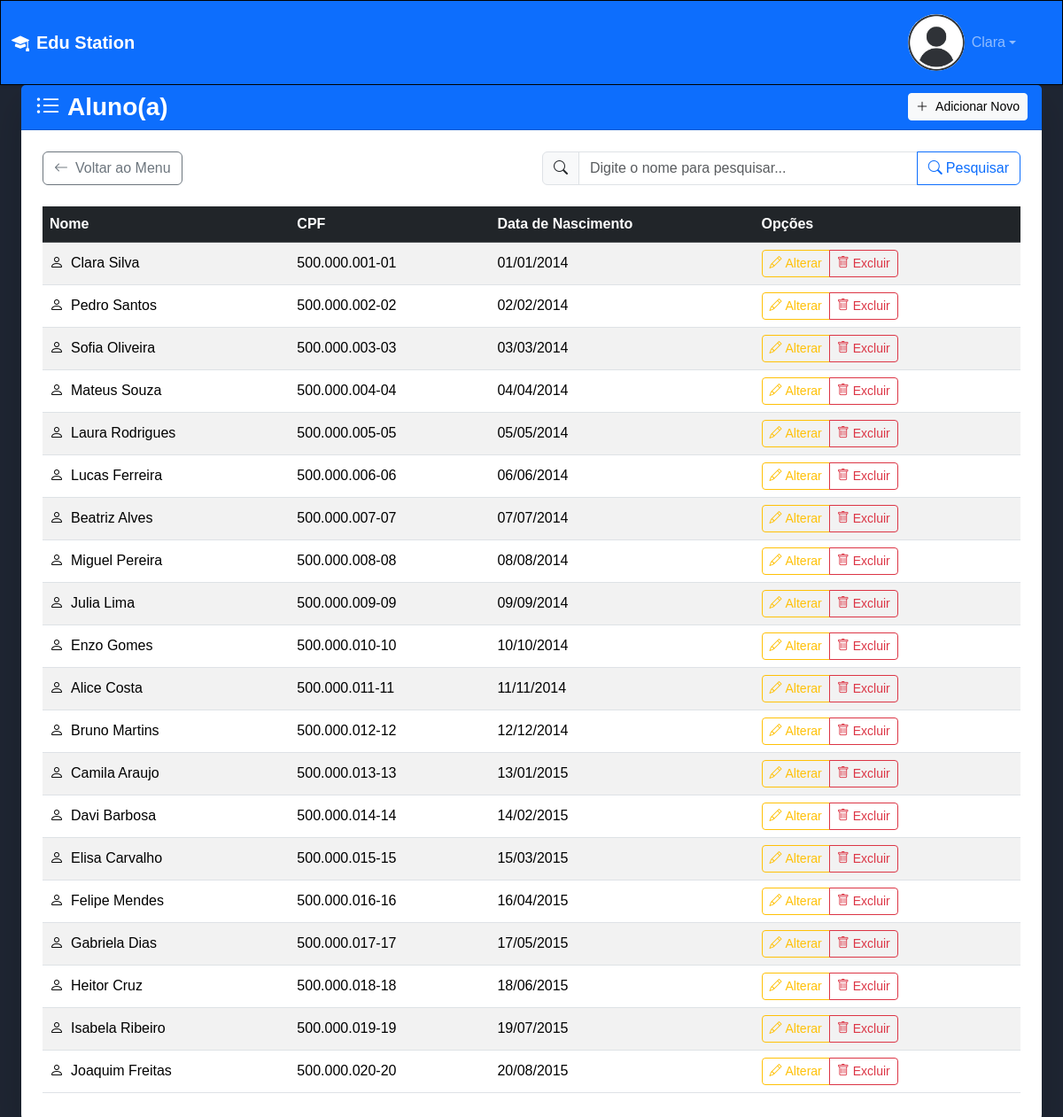
The app's page /aluno/ (signed in) with its own data.
### aluno/models.py (models this page shows, shortened)
class Aluno(models.Model):
    user = models.OneToOneField(User, on_delete=models.CASCADE, primary_key=True)
    cpf = models.CharField(max_length=14, unique=True)
    data_nasc = models.DateField(default=datetime.date.today)
    turma = models.ForeignKey(
        Turma,
        on_delete=models.SET_NULL,
        null=True,
        blank=True,
        related_name='alunos'
    )
    class Meta:
        verbose_name = 'Aluno(a)'

### aluno/views.py (the view)
# urls.py: path('aluno/', include('aluno.urls')),
@login_required(login_url='loginInicio:login_usuario')
def aluno(request):
    if request.method == 'GET':
        data_static = {
            'css': '/css/baseListagem.css',
            'js': 'javascript/alunoListar.js',
            'titulo': 'Aluno(a)',
            'link': 'aluno:cadAluno',
            'th_tabela': ['Nome', 'CPF', 'Data de Nascimento', 'Opções'],
            'td_links': {
                'Alterar':'aluno:altAluno',
                'Excluir':'aluno:excluirAluno'
            }
        }
        alunos = Aluno.objects.all()
        alunos_data = [
            {
            'id': aluno.pk,
            'nome': aluno.user.first_name + ' ' + aluno.user.last_name,
            'cpf': aluno.cpf,
            'data_nascimento': aluno.data_nasc.strftime('%d/%m/%Y')
            } for aluno in alunos
        ]
        return render(request, 'baseListagem.html', {'data_static': data_static,
                                                     'data_cadastros': alunos_data})

### WorkStationSchool/templates/baseListagem.html (shortened to what this page needs)
{% extends "base.html" %}
{% load static %}
{% block main %}
<div class="container-fluid h-100 d-flex flex-column">
    <div class="row flex-grow-1">
        <div class="col-12 d-flex flex-column">
            <div class="card shadow-lg border-0 rounded-4 flex-grow-1 d-flex flex-column">
                <div class="card-header bg-primary text-white">
                    <div class="row align-items-center">
                        <div class="col">
                            <h3 class="mb-0 fw-bold">
                                <i class="bi bi-list-ul me-2"></i>{{data_static.titulo}}
                            </h3>
                        </div>
                        {% if data_static.link %}
                        <div class="col-auto">
                            <a href='{% url data_static.link %}' class="btn btn-light btn-sm">
                                <i class="bi bi-plus-lg me-2"></i>Adicionar Novo
                            </a>
                        </div>
                        {% endif %}
                    </div>
                </div>
                <div class="card-body p-4 flex-grow-1 d-flex flex-column">
                    <div class="row mb-4 justify-content-between align-items-center">
                        <div class="col-md-4">
                            <a href="{% url 'loginInicio:inicio' %}" class="btn btn-outline-secondary">
                                <i class="bi bi-arrow-left me-2"></i>Voltar ao Menu
                            </a>
                        </div>
                        <div class="col-md-6">
                            <div class="input-group">
                                <span class="input-group-text">
                                    <i class="bi bi-search"></i>
                                </span>
                                <input type="search" class="form-control" placeholder="Digite o nome para pesquisar..." id="pesquisa">
                                <button class="btn btn-outline-primary" type="button">
                                    <i class="bi bi-search me-1"></i>Pesquisar
                                </button>
                            </div>
                        </div>
                    </div>
                    <div class="table-responsive flex-grow-1">
                        <table class="table table-hover table-striped">
                            <thead class="table-dark">
                                <tr>
                                    {% for th in data_static.th_tabela %}
                                    {% if data_static.titulo == 'Turma' and th == 'Opções'%}
                                    <th style="width: 22rem;">{{th}}</th>
                                    {% else %}
                                    <th>{{th}}</th>
                                    {% endif %}
                                    {% endfor %}
                                </tr>
                            </thead>
                            <tbody>
                                {% for data in data_cadastros %}
                                <tr id="{{data.id}}" class="align-middle">
                                    {% if data.cpf %}
                                    <td>
                                        <i class="bi bi-person me-2"></i>{{data.nome}}
                                    </td>
                                    <td>{{data.cpf}}</td>
                                    <td>{{data.data_nascimento}}</td>
                                    {% elif data.nome_disciplina %}
                                    <td>
                                        <i class="bi bi-book me-2"></i>{{data.nome_disciplina}}
                                    </td>
                                    <td>{{data.data_criacao}}</td>
                                    {% elif data.ano %}
                                    <td>
                                        <i class="bi bi-people me-2"></i>{{data.nome_turma}}
                                    </td>
                                    <td>{{data.ano}}</td>
                                    <td>{{data.data_criacao}}</td>
                                    {% endif %}
                                    <td>
                                        {% if data.links %}
                                        <div class="btn-group" role="group">
                                            {% for td, link_name in data.links.items %}
                                            {% if td == 'Alterar' %}
                                            <a href="#" onclick="linkMudança(event, '{% url link_name data.id %}', '{{td}}', {{data.id}})"
                                               class="btn btn-outline-warning btn-sm">
                                                <i class="bi bi-pencil me-1"></i>{{td}}
                                            </a>
                                            {% elif td == 'Excluir' %}
                                            <a href="#" onclick="linkMudança(event, '{% url link_name data.id %}', '{{td}}', {{data.id}})"
                                               class="btn btn-outline-danger btn-sm">
                                                <i class="bi bi-trash me-1"></i>{{td}}
                                            </a>
                                            {% elif 'Ver ' in td %}
                                            <a href="#" class="btn btn-outline-info btn-sm"
                                                        data-bs-toggle="modal"
                                                        data-bs-target="#infoPopup"
                                                        data-bs-url="{% url link_name data.id %}">
                                                <i class="bi bi-eye me-1"></i>{{td}}
                                            </a>
                                            {% else %}
                                            <a href="#" onclick="linkMudança(event, '{% url link_name data.id %}', '{{td}}', {{data.id}})"
                                               class="btn btn-outline-primary btn-sm">
                                                <i class="bi bi-gear me-1"></i>{{td}}
                                            </a>
                                            {% endif %}
                                            {% endfor %}
                                        </div>
                                        {% elif data_static.td_links %}
                                        <div class="btn-group" role="group">
                                            {% for td, link_name in data_static.td_links.items %}
                                            {% if td == 'Alterar' %}
                                            <a href="#" onclick="linkMudança(event, '{% url link_name data.id %}', '{{td}}', {{data.id}})"
                                               class="btn btn-outline-warning btn-sm">
                                                <i class="bi bi-pencil me-1"></i>{{td}}
                                            </a>
                                            {% elif td == 'Excluir' %}
                                            <a href="#" onclick="linkMudança(event, '{% url link_name data.id %}', '{{td}}', {{data.id}})"
                                               class="btn btn-outline-danger btn-sm">
                                                <i class="bi bi-trash me-1"></i>{{td}}
                                            </a>
                                            {% else %}
                                            <a href="#" onclick="linkMudança(event, '{% url link_name data.id %}', '{{td}}', {{data.id}})"
                                               class="btn btn-outline-primary btn-sm">
                                                <i class="bi bi-gear me-1"></i>{{td}}
                                            </a>
                                            {% endif %}
                                            {% endfor %}
                                        </div>
                                        {% endif %}
                                    </td>
                                </tr>
                                {% empty %}
                                <tr>
                                    <td colspan="{{data_static.th_tabela|length}}" class="text-center text-muted py-4">
                                        <i class="bi bi-inbox me-2"></i>Nenhum registro encontrado
                                    </td>
                                </tr>
                                {% endfor %}
                            </tbody>
                        </table>
                    </div>
                </div>
            </div>
        </div>
    </div>
</div>
{% endblock main %}

### loginInicio/templates/base.html (shortened to what this page needs)
{% load static %}
<!DOCTYPE html>
<html lang="pt-br">
<head>
    <link href="https://cdn.jsdelivr.net/npm/bootstrap@5.3.2/dist/css/bootstrap.min.css" rel="stylesheet">
    <link rel="stylesheet" href="https://cdn.jsdelivr.net/npm/bootstrap-icons@1.11.1/font/bootstrap-icons.css">
    <link rel="stylesheet" href={% static "css/base.css" %}>
</head>
<body class="bg-light d-flex flex-column" style="height: 100vh;">
    <nav class="navbar navbar-expand-lg navbar-dark bg-primary shadow-sm">
        <div class="container-fluid">
            <a class="navbar-brand fw-bold" href={% url "loginInicio:inicio" %}>
                <i class="bi bi-mortarboard-fill me-2"></i>Edu Station
            {% if user.is_authenticated %}
            <div class="navbar-nav ms-auto">
                <div class="nav-item dropdown">
                    <a class="nav-link dropdown-toggle d-flex align-items-center" href="#" role="button" data-bs-toggle="dropdown">
                        <img src={% static "img/icone_perfil.jpg" %} alt="perfil" class="rounded-circle me-2" width="32" height="64">
                        <span class="d-none d-md-inline">{{ user.first_name|default:user.username }}</span>
                    </a>
                </div>
            </div>
            {% endif %}
        </div>
    </nav>
    <main class="container-fluid flex-grow-1 d-flex flex-column" style="overflow-y: auto;">
        {% block main %}
        {% endblock main %}
    </main>
</body>
</html>

### static/css/base.css (style rules this page uses)
:root { --cor-infos: #51A3A3; --cor-main: #1F2633; --cor-links: black; --borda: 1px black solid; }
* { font-family: Arial, Helvetica, sans-serif; margin: 0; padding: 0; box-sizing: border-box; list-style: none; text-decoration: none; }
a { color: var(--cor-links); }

### records on screen
Aluno: cpf "500.000.001-01"
Aluno: cpf "500.000.002-02"
Aluno: cpf "500.000.003-03"
Aluno: cpf "500.000.004-04"
Aluno: cpf "500.000.005-05"
Aluno: cpf "500.000.006-06"
Aluno: cpf "500.000.007-07"
Aluno: cpf "500.000.008-08"
Aluno: cpf "500.000.009-09"
Aluno: cpf "500.000.010-10"
Aluno: cpf "500.000.011-11"
Aluno: cpf "500.000.012-12"
Aluno: cpf "500.000.013-13"
Aluno: cpf "500.000.014-14"
Aluno: cpf "500.000.015-15"
Aluno: cpf "500.000.016-16"
Aluno: cpf "500.000.017-17"
Aluno: cpf "500.000.018-18"
Aluno: cpf "500.000.019-19"
Aluno: cpf "500.000.020-20"

### other values on screen
{{ user.first_name|default:user.username }} "Clara"
{{ data_static.titulo }} "Aluno(a)"
{{ th }} "Nome" "CPF" "Data de Nascimento" "Opções"
{{ data.nome }} "Clara Silva" "Pedro Santos" "Sofia Oliveira" "Mateus Souza" "Laura Rodrigues" "Lucas Ferreira" "Beatriz Alves" "Miguel Pereira" "Julia Lima" "Enzo Gomes" "Alice Costa" "Bruno Martins" "Camila Araujo" "Davi Barbosa" "Elisa Carvalho" "Felipe Mendes" "Gabriela Dias" "Heitor Cruz" "Isabela Ribeiro" "Joaquim Freitas"
{{ data.data_nascimento }} "01/01/2014" "02/02/2014" "03/03/2014" "04/04/2014" "05/05/2014" "06/06/2014" "07/07/2014" "08/08/2014" "09/09/2014" "10/10/2014" "11/11/2014" "12/12/2014" "13/01/2015" "14/02/2015" "15/03/2015" "16/04/2015" "17/05/2015" "18/06/2015" "19/07/2015" "20/08/2015"
{{ td }} "Alterar" "Alterar" "Alterar" "Alterar" "Alterar" "Alterar" "Alterar" "Alterar" "Alterar" "Alterar" "Alterar" "Alterar" "Alterar" "Alterar" "Alterar" "Alterar" "Alterar" "Alterar" "Alterar" "Alterar"
{{ td }} "Excluir" "Excluir" "Excluir" "Excluir" "Excluir" "Excluir" "Excluir" "Excluir" "Excluir" "Excluir" "Excluir" "Excluir" "Excluir" "Excluir" "Excluir" "Excluir" "Excluir" "Excluir" "Excluir" "Excluir"
